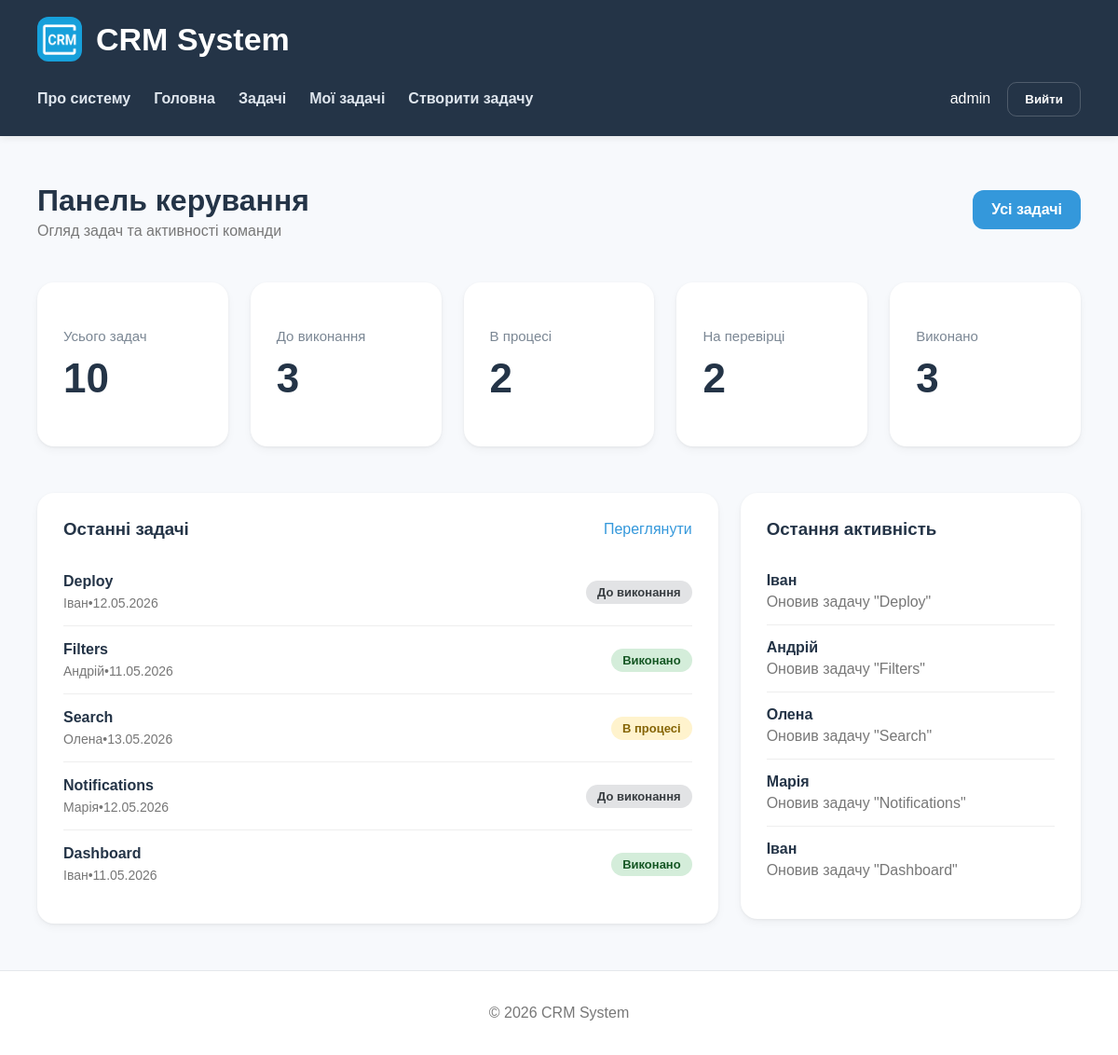
The app's page / (signed in) with its own data.
### srm_app/models.py (models this page shows, shortened)
class Task(models.Model):
    STATUS_CHOICES = [
        ('todo', 'До виконання'),
        ('in_progress', 'В процесі'),
        ('review', 'На перевірці'),
        ('done', 'Виконано'),
    ]
    PRIORITY_CHOICES = [
        ('low', 'Низький'),
        ('medium', 'Середній'),
        ('high', 'Високий'),
        ('urgent', 'Терміновий'),
    ]
    title = models.CharField(max_length=255)
    description = models.TextField()
    status = models.CharField(max_length=20, choices=STATUS_CHOICES, default='todo')
    priority = models.CharField(max_length=20, choices=PRIORITY_CHOICES, default='low')
    assignee = models.CharField(max_length=100)
    deadline = models.DateTimeField()
    created_at = models.DateTimeField(auto_now_add=True)

### srm_app/views.py (the view)
# urls.py: 2. Add a URL to urlpatterns:  path('', views.home, name='home')
def home(request):
    total_tasks = Task.objects.count()
    todo_tasks = Task.objects.filter(status='todo').count()
    in_progress_tasks = Task.objects.filter( status='in_progress').count()
    review_tasks = Task.objects.filter(status='review').count()
    done_tasks = Task.objects.filter( status='done').count()
    latest_tasks = Task.objects.order_by('-created_at')[:5]
    context = {
        'total_tasks': total_tasks,
        'todo_tasks': todo_tasks,
        'in_progress_tasks': in_progress_tasks,
        'done_tasks': done_tasks,
        'review_tasks': review_tasks,
        'latest_tasks': latest_tasks,
    }
    return render(request, 'srm_app/home.html', context)

### srm_app/templates/srm_app/home.html (shortened to what this page needs)
{% extends 'srm_app/base.html' %}
{% block content %}
<div class="dashboard-header">
    <div>
        <h1>Панель керування</h1>
        <p>Огляд задач та активності команди</p>
    </div>
    <a class="btn" href="{% url 'task_list' %}">Усі задачі</a>
</div>
<div class="stats-grid">
    <div class="card stat-card">
        <p>Усього задач</p>
        <h2>{{ total_tasks }}</h2>
    </div>
    <div class="card stat-card">
        <p>До виконання</p>
        <h2>{{ todo_tasks }}</h2>
    </div>
    <div class="card stat-card">
        <p>В процесі</p>
        <h2>{{ in_progress_tasks }}</h2>
    </div>
    <div class="card stat-card">
        <p>На перевірці</p>
        <h2>{{ review_tasks }}</h2>
    </div>
    <div class="card stat-card">
        <p>Виконано</p>
        <h2>{{ done_tasks }}</h2>
    </div>
</div>
<div class="dashboard-grid">
    <div class="card">
        <div class="section-title">
            <h3>Останні задачі</h3>
            <a href="{% url 'task_list' %}">Переглянути</a>
        </div>
        {% for task in latest_tasks %}
            <div class="recent-task">
                <div>
                    <strong>{{ task.title }}</strong>
                    <p>{{ task.assignee }}•{{ task.deadline|date:"d.m.Y" }}</p>
                </div>
                <span class="task-status status-{{ task.status }}">
                    {{ task.get_status_display }}
                </span>
            </div>
        {% empty %}
            <p>Задач поки немає</p>
        {% endfor %}
    </div>
    <div class="card">
        <div class="section-title">
            <h3>Остання активність</h3>
        </div>
        {% for task in latest_tasks %}
            <div class="activity-item">
                <strong>{{ task.assignee }}</strong>
                <p>Оновив задачу "{{ task.title }}"</p>
            </div>
        {% empty %}
            <p>Активності немає</p>
        {% endfor %}
    </div>
</div>
{% endblock %}

### srm_app/templates/srm_app/includes/header.html (shortened to what this page needs)
{% load static %}
<header>
    <div class="header-flex">
        <img src="{% static 'srm_app/images/logo.png' %}" class="logo">
        <h2>CRM System</h2>
    </div>
    <nav>
        <a href="{% url 'about' %}">Про систему</a>
         {% if request.user.is_authenticated %}
            <a href="{% url 'home' %}">Головна</a>
            <a href="{% url 'task_list' %}">Задачі</a>
            <a href="{% url 'dashboard' %}">Мої задачі</a>
            <a href="{% url 'create_task' %}">Створити задачу</a>
         {% endif %}
        <div class="nav-auth">
        {% if user.is_authenticated %}
            <span class="nav-user">{{ user.username }}</span>
            <form method="post" action="{% url 'logout' %}">
                <button type="submit" class="logout-btn">
                    Вийти
                </button>
            </form>
        {% else %}
            <a href="{% url 'login' %}" class="login-link">
                Увійти
            </a>
        {% endif %}
    </div>
</nav>
</header>

### srm_app/static/srm_app/css/style.css (style rules this page uses)
body { margin: 0; font-family: Arial, sans-serif; background-color: #f7f9fc; color: #243447; min-height: 100vh; display: flex; flex-direction: column; }
header { background-color: #243447; color: white; padding: 18px 40px; box-shadow: 0 2px 8px rgba(0, 0, 0, 0.08); }
.header-flex { display: flex; align-items: center; gap: 15px; }
.logo { width: 48px; height: 48px; border-radius: 12px; }
header h2 { margin: 0; font-size: 34px; }
nav { margin-top: 18px; display: flex; align-items: center; gap: 25px; min-height: 44px; }
.nav-auth { margin-left: auto; display: flex; align-items: center; gap: 18px; }
nav a { color: #dfe6ee; text-decoration: none; font-weight: 600; transition: 0.2s; position: relative; }
.nav-auth form { margin: 0; }
.card { background-color: white; border-radius: 18px; padding: 28px; margin-bottom: 20px; box-shadow: 0 4px 10px rgba(0, 0, 0, 0.04), 0 1px 3px rgba(0, 0, 0, 0.06); transition: 0.2s; }
.task-status { display: inline-block; padding: 5px 12px; border-radius: 20px; font-size: 13px; font-weight: bold; }
.status-done { background-color: #d4edda; color: #155724; }
.status-in_progress { background-color: #fff3cd; color: #856404; }
.status-todo { background-color: #e2e3e5; color: #383d41; }
.dashboard-header { display: flex; justify-content: space-between; align-items: center; margin-bottom: 30px; }
.dashboard-header h1 { margin-bottom: 5px; }
.dashboard-header p { color: #777; margin-top: 0; }
.stats-grid { display: grid; grid-template-columns: repeat(5, 1fr); gap: 24px; margin-bottom: 30px; }
.stat-card { min-height: 120px; display: flex; flex-direction: column; justify-content: center; }
.stat-card h2 { margin: 12px 0 0; font-size: 44px; color: #243447; }
.stat-card p { margin: 0; color: #7b8794; font-size: 15px; }
.dashboard-grid { display: grid; grid-template-columns: 2fr 1fr; gap: 24px; align-items: start; }
.section-title { display: flex; justify-content: space-between; align-items: center; margin-bottom: 20px; }
.section-title h3 { margin: 0; }
.section-title a { text-decoration: none; color: #3498db; }
.recent-task { display: flex; justify-content: space-between; align-items: center; padding: 16px 0; border-bottom: 1px solid #eee; }
.recent-task:last-child { border-bottom: none; }
.recent-task p { margin: 6px 0 0; color: #777; font-size: 14px; }
.activity-item { padding: 15px 0; border-bottom: 1px solid #eee; }
.activity-item:last-child { border-bottom: none; }
.activity-item p { margin: 5px 0 0; color: #777; }
.btn { display: inline-flex; align-items: center; justify-content: center; background-color: #3498db; color: white; text-decoration: none; padding: 12px 20px; border-radius: 12px; transition: 0.2s; font-weight: 600; border: none; cursor: pointer; }
.logout-btn { background-color: transparent; border: 1px solid rgba(255,255,255,0.2); color: white; padding: 10px 18px; border-radius: 10px; cursor: pointer; font-weight: 600; transition: 0.2s; }

### records on screen
Task: title "Deploy", assignee "Іван", deadline "12.05.2026", status "До виконання"
Task: title "Filters", assignee "Андрій", deadline "11.05.2026", status "Виконано"
Task: title "Search", assignee "Олена", deadline "13.05.2026", status "В процесі"
Task: title "Notifications", assignee "Марія", deadline "12.05.2026", status "До виконання"
Task: title "Dashboard", assignee "Іван", deadline "11.05.2026", status "Виконано"

### other values on screen
{{ user.username }} "admin"
{{ total_tasks }} "10"
{{ todo_tasks }} "3"
{{ in_progress_tasks }} "2"
{{ review_tasks }} "2"
{{ done_tasks }} "3"
